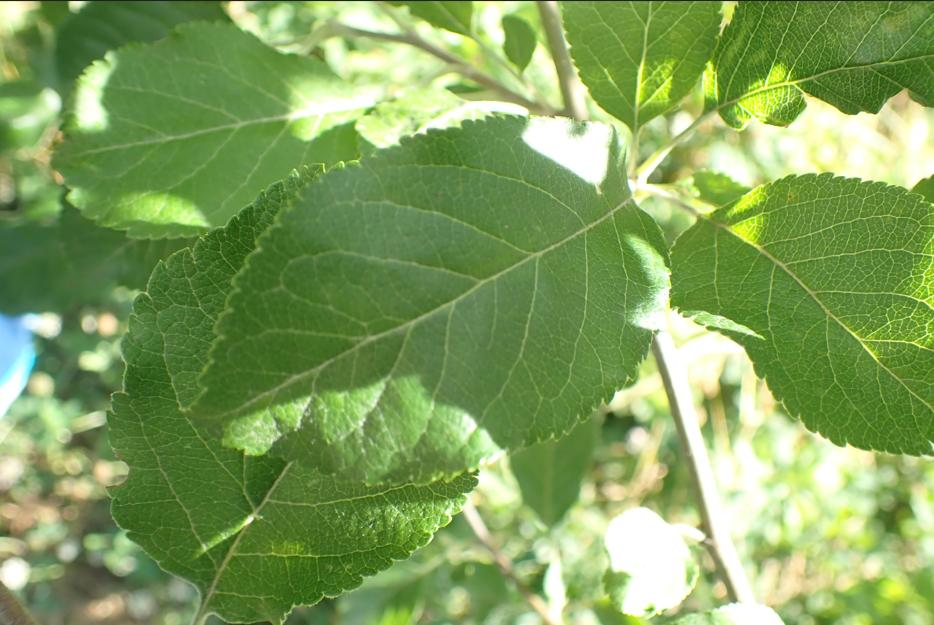
#> input picture khetgpt-backend/app/ml_models/crop_disease/debug/debug_image_20250914_011641.jpg, 934 x 625 px
$ python -i image_utils.py   (imports and definitions only)
#> lines starting #> are read from the running program, lines starting #| are printed output that depends on the picture; after the words box and inside, x2 and y2 are one past the last pixel; in counts of white or black regions, pixels touching at a corner belong together
import tensorflow as tf
import numpy as np
from PIL import Image
import cv2
import io
from typing import Tuple, List, Dict, Any, Union
import base64
import matplotlib.pyplot as plt

# [93 lines left out: functions load_image_from_path, load_image_from_bytes, preprocess_image, decode_base64_image, encode_image_to_base64, not called in this run]

def apply_image_segmentation(image: Union[str, Image.Image, np.ndarray]) -> np.ndarray:
    """
    Apply image segmentation to isolate plant/leaf areas.

    Args:
        image: Image as PIL Image, numpy array or file path

    Returns:
        Segmented image as numpy array
    """
#> called with image = 'debug/debug_image_20250914_011641.jpg'
    # If image is a string (file path), open it
    if isinstance(image, str):
        image = cv2.imread(image)
#> image is the input picture: shape (625, 934, 3); mean B, G, R 92.7, 160.4, 129.1
    elif isinstance(image, Image.Image):
        image = np.array(image)
        image = cv2.cvtColor(image, cv2.COLOR_RGB2BGR)

    # Convert to HSV color space
    hsv = cv2.cvtColor(image, cv2.COLOR_BGR2HSV)
#> hsv: shape (625, 934, 3); mean H, S, V 44.1, 119.4, 160.9

    # Define range of green color in HSV
    lower_green = np.array([25, 40, 40])
    upper_green = np.array([80, 255, 255])

    # Create mask for green areas
    mask = cv2.inRange(hsv, lower_green, upper_green)
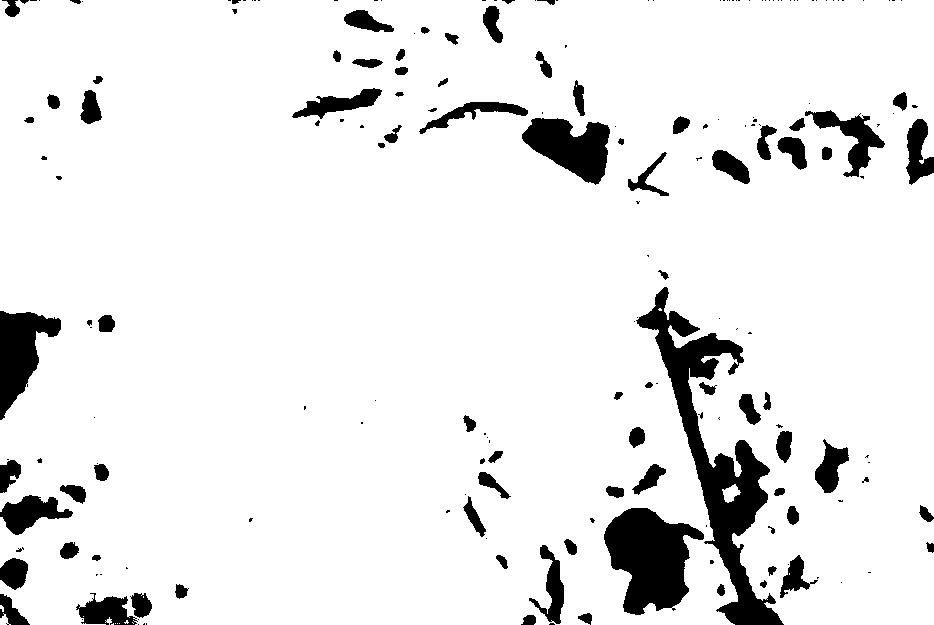
#> mask: shape (625, 934); 91.5% white; 199 black regions (112 under 20 px), largest, box (x1, y1, x2, y2) and area: (636, 287, 784, 625) 11723, (604, 508, 704, 615) 6645, (522, 118, 610, 185) 3587

    # Bitwise-AND mask and original image
    result = cv2.bitwise_and(image, image, mask=mask)
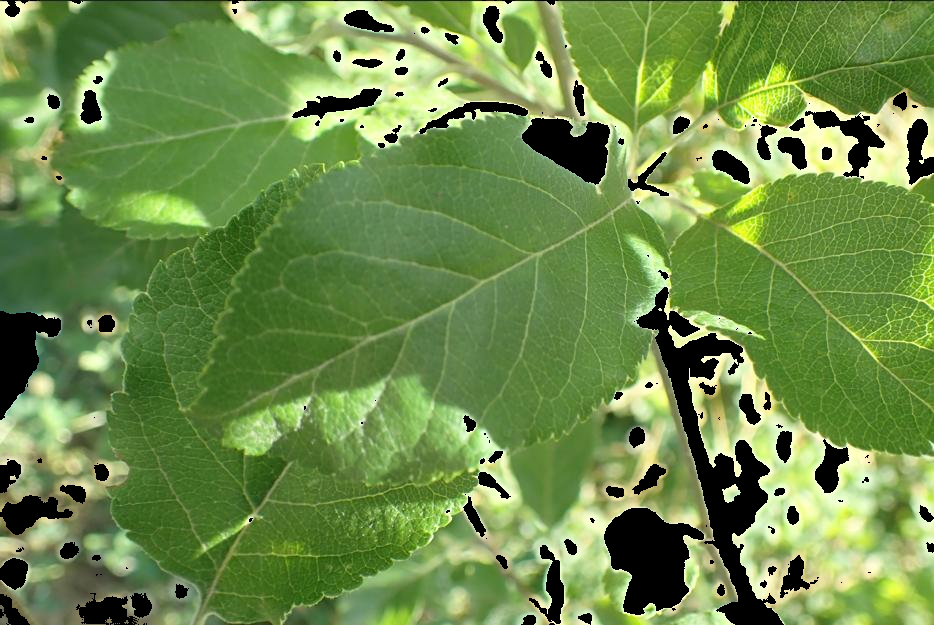
#> result: shape (625, 934, 3); mean B, G, R 73.8, 140.2, 109.2

    return result

# [87 lines left out: functions visualize_prediction, extract_features, not called in this run]

>>> result = apply_image_segmentation('debug/debug_image_20250914_011641.jpg')
